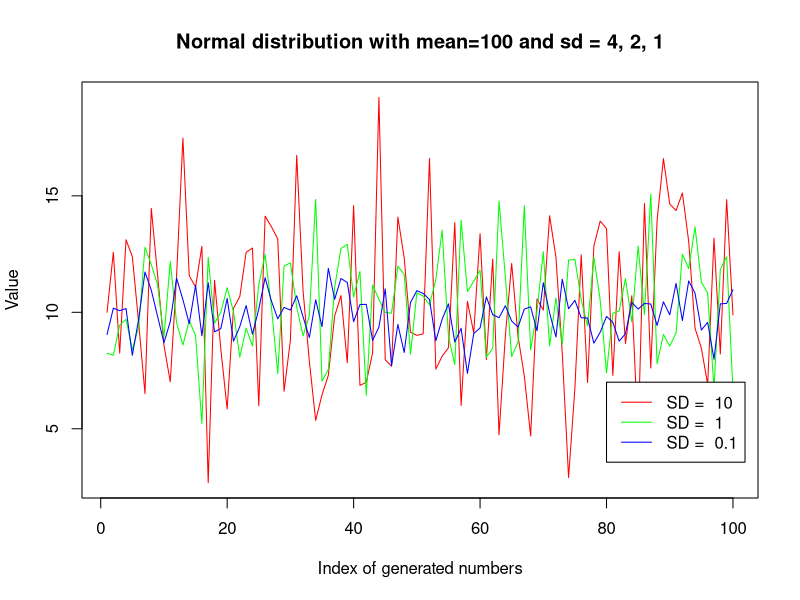

Here is the R script that generated this plot: (Note: this script raises an error after producing the figure.)
# Plot using mapply
# TODO: How to use LaTeX in this?
# TODO: Make a proper generalised function 

v1 <- rnorm(100, mean=10, sd=4)
v2 <- rnorm(100, mean=10, sd=2)
v3 <- rnorm(100, mean=10, sd=1)
# TODO: Write main text using paste or some variable substitution
plot(v1, type="l", main="Normal distribution with mean=100 and sd = 4, 2, 1", 
     xlab = "Index of generated numbers", ylab = "Value", col="red")
lines(v2, col="green")
lines(v3, col="blue")
# TODO: Relative location? 
legend(80, 7, paste("SD = ", c(10, 1, 0.1)), lty=c(1, 1, 1),
       col=c("red", "green", "blue"))

# TODO: locator
legend(locator(1), paste("SD = ", c(10, 1, 0.1)), lty=c(1, 1, 1),
       col=c("red", "green", "blue"))

# xlim and ylim
plot(v1, type="l", main="Normal distribution with mean=100 and sd = 4, 2, 1", 
     xlab = "Index of generated numbers", ylab = "Value", col="red")


